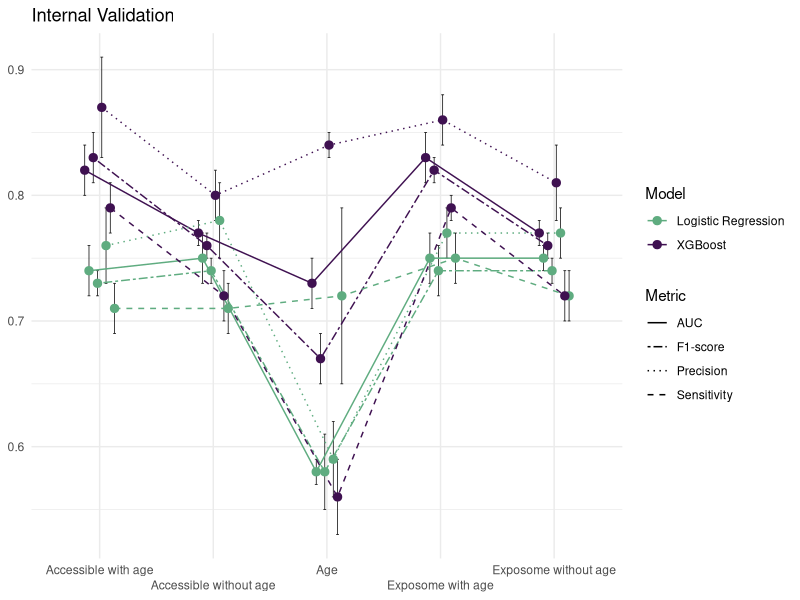
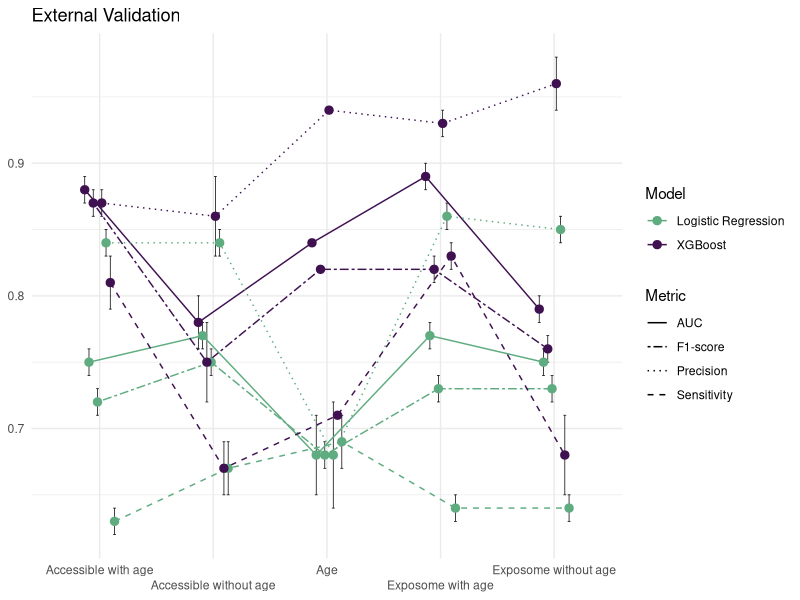

Reproduce these figures in R, in order.
library(ggplot2)

# # # # # # # #
# SL Metrics # 
# # # # # # # #

AUC_SL <- c(0.75,0.75,0.58,0.74,0.75)
SD_AUC_SL <- c(0.02,0.01,0.01,0.02,0.02)

Precision_SL <- c(0.77,0.77,0.59,0.76,0.78)
SD_Precision_SL <- c(0.02,0.02,0.03,0.03,0.03)

Sensitivity_SL <- c(0.75,0.72,0.72,0.71,0.71)
SD_Sensitivity_SL <- c(0.02,0.02,0.07,0.02,0.02)

F1_SL <- c(0.74,0.74,0.58,0.73,0.74)
SD_F1_SL <- c(0.02,0.01,0.03,0.01,0.01)

# # # # # # # #
# ML Metrics # 
# # # # # # # #

AUC_ML <- c(0.83,0.77,0.73,0.82,0.77)
SD_AUC_ML <- c(0.02,0.01,0.02,0.02,0.01)

Precision_ML <- c(0.86,0.81,0.84,0.87,0.80)
SD_Precision_ML <- c(0.02,0.03,0.01,0.04,0.02)

Sensitivity_ML <- c(0.79,0.72,0.56,0.79,0.72)
SD_Sensitivity_ML <- c(0.01,0.02,0.03,0.02,0.02)

F1_ML <- c(0.82,0.76,0.67,0.83,0.76)
SD_F1_ML <- c(0.01,0.01,0.02,0.02,0.01)

Metric <- c('AUC','AUC','AUC','AUC','AUC','F1-score','F1-score','F1-score','F1-score','F1-score','Precision','Precision','Precision','Precision','Precision','Sensitivity','Sensitivity','Sensitivity','Sensitivity','Sensitivity','AUC','AUC','AUC','AUC','AUC','Precision','Precision','Precision','Precision','Precision','Sensitivity','Sensitivity','Sensitivity','Sensitivity','Sensitivity')
category <- c('Exposome with age','Exposome without age','Age','Accessible with age','Accessible without age')
values_metrics <- c(AUC_SL, F1_SL, Precision_SL, Sensitivity_SL, AUC_ML, F1_ML, Precision_ML, Sensitivity_ML)
values_sd <- c(SD_AUC_SL, SD_F1_SL, SD_Precision_SL, SD_Sensitivity_SL, SD_AUC_ML, SD_F1_ML, SD_Precision_ML, SD_Sensitivity_ML)
Metric_and_Model <- c(rep("AUC Statistical Learning", 5), rep("F1-score Statistical Learning", 5), rep("Precision Statistical Learning", 5), rep("Sensitivity Statistical Learning", 5), rep("AUC Machine Learning", 5), rep("F1-score Machine Learning", 5), rep("Precision Machine Learning", 5), rep("Sensitivity Machine Learning", 5))
Model <- c(rep("Logistic Regression", 20), rep("XGBoost", 20))
Metric <- c(rep("AUC", 5), rep("F1-score", 5), rep("Precision", 5), rep("Sensitivity", 5), rep("AUC", 5), rep("F1-score", 5), rep("Precision", 5), rep("Sensitivity", 5))
mydata <- data.frame(category, values_metrics, values_sd, Metric_and_Model, Model, Metric)

tiff(filename="/Users/marinacamacho/Desktop/BCN-AIM/DementiaTFG/Internal_Metrics_Plot_tim.tiff", width=2500, height=750, res=300)
pd <- position_dodge(.3)  # Save the dodge spec because we use it repeatedly
IV_Plot <- ggplot(data = mydata, mapping = aes(x=factor(category), y=values_metrics, colour=Model, group=Metric_and_Model))+
  geom_errorbar(aes(ymin=values_metrics-values_sd, ymax=values_metrics+values_sd),
                width = .2,
                size = 0.25,
                colour = "black",
                position = pd
  ) +
  geom_line(aes(linetype=Metric, color=Model),position = pd)+
  scale_linetype_manual(values=c("solid", "twodash", "dotted", "dashed"))+
  geom_point(position = pd, size = 2.5)+
  ggtitle('Internal Validation')+  
  theme_minimal()+
  theme(axis.title.x=element_blank(),
        axis.title.y=element_blank())+
  scale_x_discrete(guide = guide_axis(n.dodge = 2))+
  scale_color_manual(values=c("#5FAC80", "#3F1151"))
IV_Plot
dev.off()

#################################################################
#################################################################
#EXTERNAL 

# # # # # # # #
# SL Metrics # 
# # # # # # # #

AUC_SL <- c(0.77,0.75,0.68,0.75,0.77)
SD_AUC_SL <- c(0.01,0.01,0.03,0.01,0.01)

Precision_SL <- c(0.86,0.85,0.68,0.84,0.84)
SD_Precision_SL <- c(0.01,0.01,0.04,0.01,0.01)

Sensitivity_SL <- c(0.64,0.64,0.69,0.63,0.67)
SD_Sensitivity_SL <- c(0.01,0.01,0.02,0.01,0.02)

F1_SL <- c(0.73,0.73,0.68,0.72,0.75)
SD_F1_SL <- c(0.01,0.01,0.01,0.01,0.01)

# # # # # # # #
# ML Metrics # 
# # # # # # # #

AUC_ML <- c(0.89,0.79,0.84,0.88,0.78)
SD_AUC_ML <- c(0.01,0.01,0.00,0.01,0.02)

Precision_ML <- c(0.93,0.96,0.94,0.87,0.86)
SD_Precision_ML <- c(0.01,0.02,0.00,0.01,0.03)

Sensitivity_ML <- c(0.83,0.68,0.71,0.81,0.67)
SD_Sensitivity_ML <- c(0.01,0.03,0.00,0.02,0.02)

F1_ML <- c(0.82,0.76,0.82,0.87,0.75)
SD_F1_ML <- c(0.01,0.01,0.00,0.01,0.03)

Metric <- c('AUC','AUC','AUC','AUC','AUC','F1-score','F1-score','F1-score','F1-score','F1-score','Precision','Precision','Precision','Precision','Precision','Sensitivity','Sensitivity','Sensitivity','Sensitivity','Sensitivity','AUC','AUC','AUC','AUC','AUC','Precision','Precision','Precision','Precision','Precision','Sensitivity','Sensitivity','Sensitivity','Sensitivity','Sensitivity')

category <- c('Exposome with age','Exposome without age','Age','Accessible with age','Accessible without age')
values_metrics <- c(AUC_SL, F1_SL, Precision_SL, Sensitivity_SL, AUC_ML, F1_ML, Precision_ML, Sensitivity_ML)
values_sd <- c(SD_AUC_SL, SD_F1_SL, SD_Precision_SL, SD_Sensitivity_SL, SD_AUC_ML, SD_F1_ML, SD_Precision_ML, SD_Sensitivity_ML)
Metric_and_Model <- c(rep("AUC Statistical Learning", 5), rep("F1-score Statistical Learning", 5), rep("Precision Statistical Learning", 5), rep("Sensitivity Statistical Learning", 5), rep("AUC Machine Learning", 5), rep("F1-score Machine Learning", 5), rep("Precision Machine Learning", 5), rep("Sensitivity Machine Learning", 5))
Model <- c(rep("Logistic Regression", 20), rep("XGBoost", 20))
Metric <- c(rep("AUC", 5), rep("F1-score", 5), rep("Precision", 5), rep("Sensitivity", 5), rep("AUC", 5), rep("F1-score", 5), rep("Precision", 5), rep("Sensitivity", 5))
mydata <- data.frame(category, values_metrics, values_sd, Metric_and_Model, Model, Metric)

tiff(filename="/Users/marinacamacho/Desktop/BCN-AIM/DementiaTFG/External_Metrics_Plot_tim.tiff", width=2500, height=750, res=300)
pd <- position_dodge(.3)  # Save the dodge spec because we use it repeatedly
IV_Plot <- ggplot(data = mydata, mapping = aes(x=factor(category), y=values_metrics, colour=Model, group=Metric_and_Model))+
  geom_errorbar(aes(ymin=values_metrics-values_sd, ymax=values_metrics+values_sd),
                width = .2,
                size = 0.25,
                colour = "black",
                position = pd
  ) +
  geom_line(aes(linetype=Metric, color=Model),position = pd)+
  scale_linetype_manual(values=c("solid", "twodash", "dotted", "dashed"))+
  geom_point(position = pd, size = 2.5)+
  ggtitle('External Validation')+  
  theme_minimal()+
  theme(axis.title.x=element_blank(),
        axis.title.y=element_blank())+
  scale_x_discrete(guide = guide_axis(n.dodge = 2))+
  scale_color_manual(values=c("#5FAC80", "#3F1151"))
IV_Plot
dev.off()
